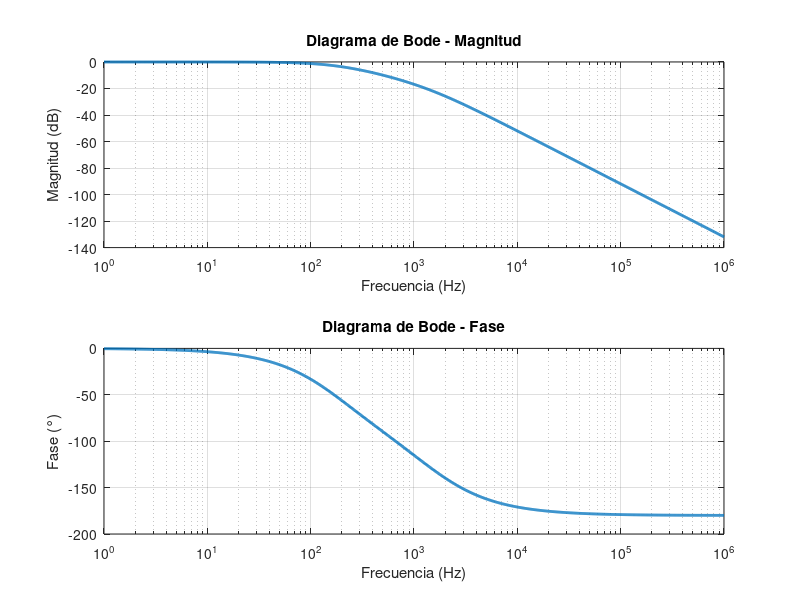

The MATLAB source for this figure:
clc; clear; close all;

%% Datos del circuito
R = 10;
L = 1e-3;
C = 100e-6;

%% Creamos función de transferencia G(s)
% G(s) = 1/(LC) / (s^2 + R/L*s + 1/(LC))
num = 1/(L*C);
den = [1 R/L 1/(L*C)];
G = tf(num, den);

%% Frecuencia en Hz (escala logarítmica) y luego convertimos a radianes/segundo
% ¿Qué debería hacer para obtener la gráfica en Hertz?
% Definir un vector de frecuencias en Hz y luego lo convertimos a ω (rad/s)
% ya que matlab trabaja por defecto con radianes
f = logspace(0, 6, 1000);     % Frecuencia en Hz (1 Hz a 1 MHz) vector de frecuencias 
w = 2*pi*f;                   % Convertimos a radianes por segundo

%% Evaluar la función de transferencia en cada frecuencia w
% ¿Cómo hizo para evaluar la función de transferencia en una frecuencia determinada?
% Se evalúa sustituyendo s = jω en la función de transferencia, es decir, en el eje imaginario
%esto se debe a que el análisis de Bode se realiza en este eje del plano complejo
%asi obtenemos G(jw) para luego tener magnitud y fase
s = 1j*w;                     
Gjw = freqs(num, den, w);    % También puede usarse: Gjw = squeeze(freqresp(G, w));
%freq es una funcion que evalua la respuesta en frecuencia , de las
%frecuencias que estan en el vector w
%Gjw es un vector de valores complejos , resp en frecuencia de esas f

%% ¿Qué unidad debe tener la magnitud?
% La magnitud debe estar en decibelios (dB) porque permite representar relaciones de ganancia logarítmicamente
% Permite representar un amplio rango de valores en una escala más compacta.
%Facilita la multiplicación de ganancias como una suma en dB, sistemas en cascada


% Cálculo de la magnitud
% ¿Cómo calculó la magnitud?
% Se calcula como el módulo del número complejo G(jω), y se pasa a decibelios (dB)
mag = abs(Gjw);              %Sacamos el valor absoluto              
mag_dB = 20*log10(mag);      % Magnitud en dB (unidad necesaria en el diagrama de Bode)


%% Pregunta: ¿Qué unidad debe tener la fase?
% La fase se representa en grados porque es la unidad convencional en sistemas de control
% Porque los diagramas de Bode muestran la diferencia de fase entre entrada y salida de un sistema, 
% y esta diferencia se mide comúnmente en grados para facilitar la interpretación 
% (por ejemplo, un retardo de 90° o 180°). Aunque la fase internamente se calcula en radianes

% Cálculo de la fase
% ¿Cómo calculó la fase?
% Se obtiene el ángulo del número complejo G(jω) y se convierte de radianes a grados
fase = angle(Gjw);           
fase_deg = rad2deg(fase);    % Fase en grados (unidad necesaria en el diagrama de Bode)

% Graficar manualmente el diagrama de Bode

figure;
subplot(2,1,1);
semilogx(f, mag_dB, 'LineWidth', 2);  % Eje en Hz
xlabel('Frecuencia (Hz)');
ylabel('Magnitud (dB)');
title('Diagrama de Bode - Magnitud');
grid on;

subplot(2,1,2);
semilogx(f, fase_deg, 'LineWidth', 2);  % Eje en Hz el f
xlabel('Frecuencia (Hz)');
ylabel('Fase (°)');
title('Diagrama de Bode - Fase');
grid on;


